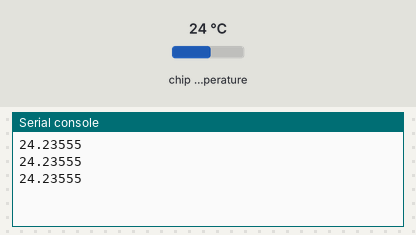
This program was run on a simulated Raspberry Pi Pico running MicroPython. On the bench: the last lines printed to the serial console. Inputs (shaded band) come from the test bench; at power-on: chip temperature 24 °C.

Above: at 1.2 s.
1.3 s: chip temperature set to 1 °C
At 1.9 s:
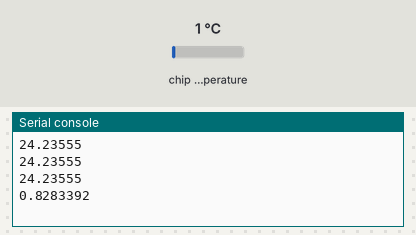
2.8 s: chip temperature set to 11 °C
At 3.4 s:
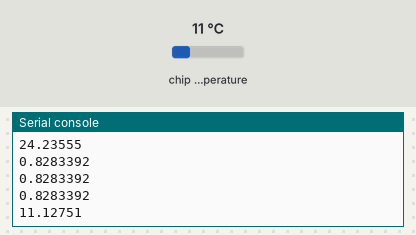
Timing chart, 0 to 5.8 s (numbered marks = the images above; inputs shaded):
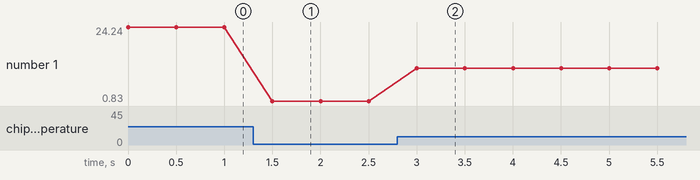

Measured:
- after the input at 1.3 s, the serial console: prints a new line after 0.20 s (image 1)
- after the input at 2.8 s, the serial console: prints a new line after 0.20 s (image 2)
- plotted number 1: 24.24 → 0.83 after the input at 1.3 s, 0.83 → 11.13 after the input at 2.8 s

The program:

builtInTemperature.py
```python
import machine
import time


adcpin = 4
sensor = machine.ADC(adcpin)

def ReadTemperature():
    adc_value = sensor.read_u16()
    volt = (3.3 / 65535) * adc_value
    temperature = 27 - (volt - 0.706) / 0.001721
    return temperature

while True:
    temperature = ReadTemperature()
    print(temperature)
    time.sleep(0.5)
```
